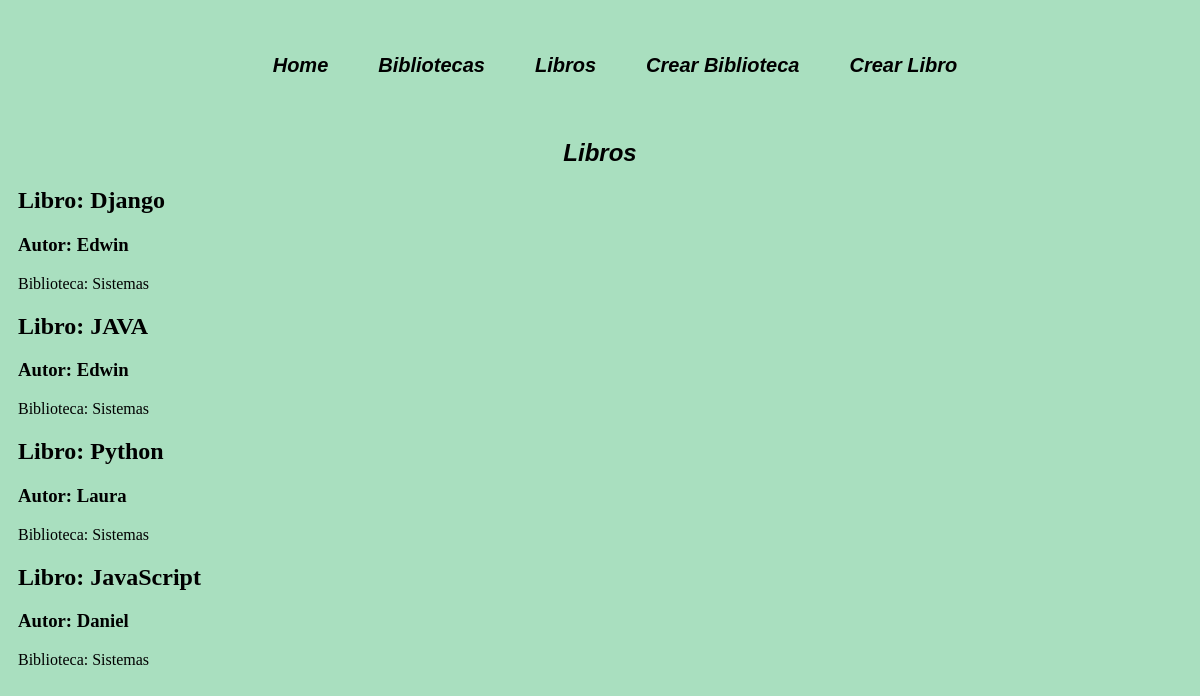
Page /libro/ on the earlier database version.
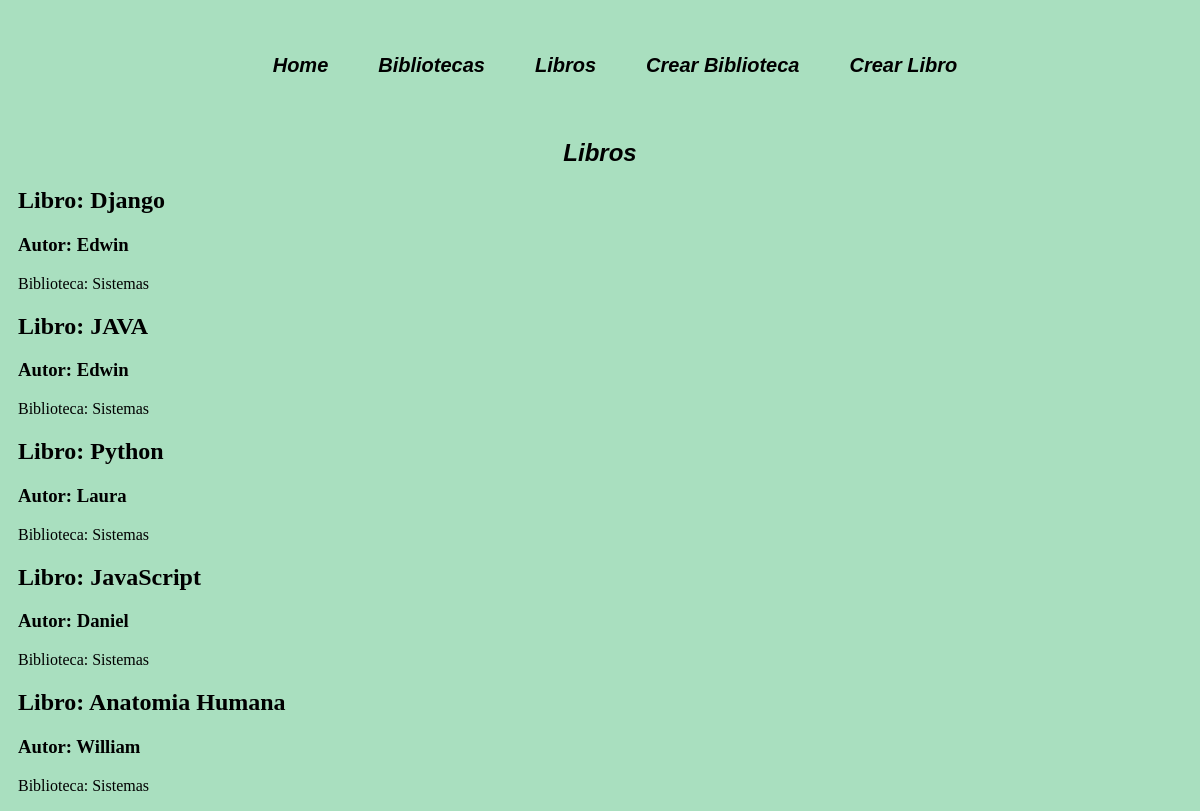
Same page on the later database version.
### myapp/models.py (models this page shows, shortened)
class Libro( models.Model ):
    titulo = models.CharField(help_text='Ingrese el titulo del Libro', max_length=50)
    ISBN = models.CharField(max_length=13, help_text='Ingrese el ISBN del Libro')
    autor = models.CharField(help_text='Ingrese el nombre del autor', max_length=50)
    estado = models.CharField(help_text='Ingrese el estado del Libro', max_length=8)
    bibliotecas = models.ForeignKey(Biblioteca, on_delete=models.CASCADE)

class Biblioteca( models.Model ):
    nombre = models.CharField(help_text='Ingrese el nombre de la Biblioteca', max_length=50)
    ubicacion = models.CharField(help_text='Ingrese la ubicacion de la Biblioteca', max_length=50)
    def __str__( self ):
        return self.nombre

### myapp/views.py (the view)
# urls.py: path('libro/', views.libro, name='libro'),
def libro( request ):
    titulo = 'Libros'
    libro = Libro.objects.all()
    return render( request, 'libros/libro.html', {
        'titulo':titulo,
        'libro':libro,
    })

### myapp/templates/libros/libro.html
{% extends 'layouts/base.html' %}
{% block content %}
<h1>{{titulo}}</h1>
{% for libro in libro %}
    <article>
        <h2>Libro: {{ libro.titulo }}</h2>
        <h3>Autor: {{ libro.autor }}</h3>
        <p>Biblioteca: {{ libro.bibliotecas }}</p>
    </article>
{% endfor %}
{% endblock %}

Differences in the rows shown:
added Libro: titulo "Anatomia Humana", autor "William", bibliotecas "Sistemas"
